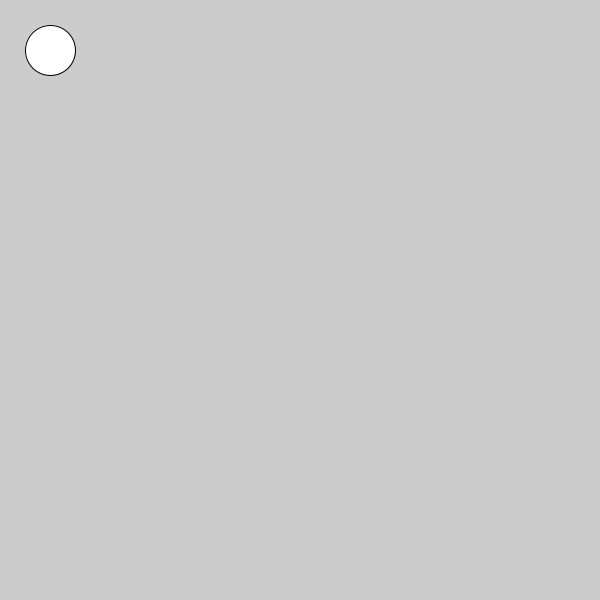
Frame 1 (no input)
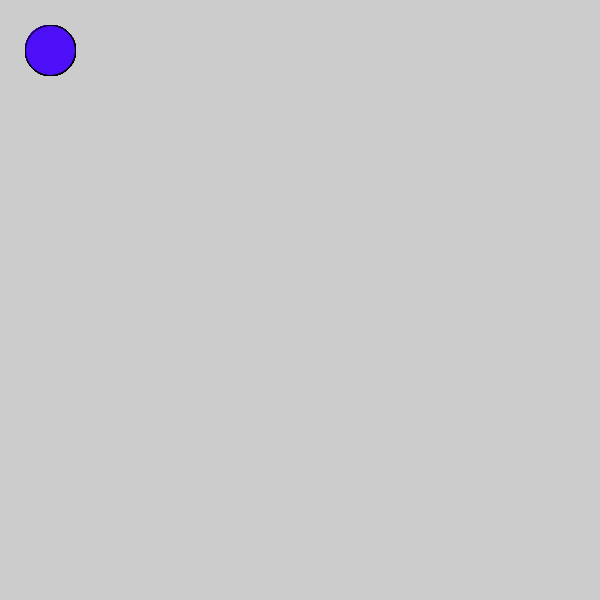
Frame 60 (the mouse pressed at the canvas centre just before this capture)
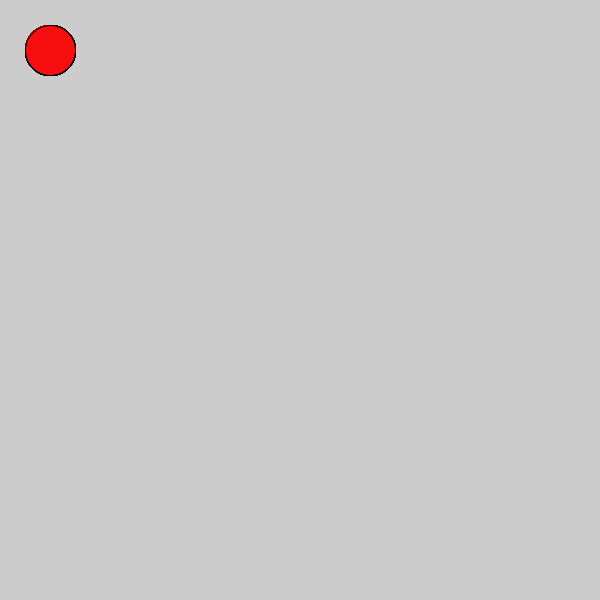
Frame 120 (the mouse held since frame 60 and released just before this capture)

The Processing sketch that drew these frames (run headless with seeded random() and noise(); from frame 60 on, the mouse is pressed at the canvas centre):

// Processing sketch: c_LogicalDot
// ── c_LogicalDot.pde

void setup() {
  
// 1. Set the size of the sketch. Make it 600 pixels square. 
  size(600,600);

}

void draw() {
  
// 2. Draw an ellipse
// Run the program to make sure it works before moving on.
ellipse(50,50,50,50);

// 3. Change the color of the ellipse when the mouse is pressed.
//    Use the following code, but put your colors where indicated
//    Remember to use the   fill()  command to set colors.

if (mousePressed) {
 
   //  put one color here 
  fill(#F70F0F);
} else {
  
   // put a different color here
  fill(#4C0FF7);
}  
  
  
  
}
